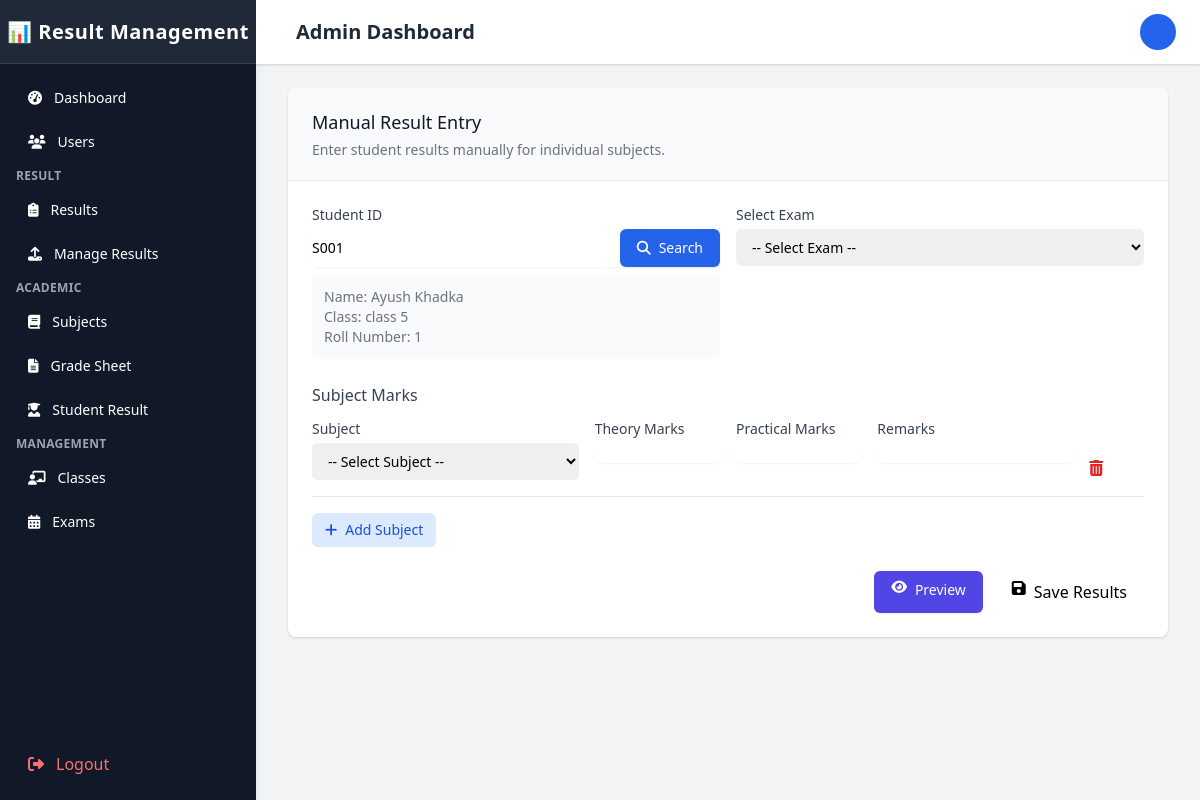
The page /Admin/manual_entry.php?student_id=S001 (signed in) on the database its author committed.
### tables this page shows
CREATE TABLE `students` (
  `student_id` varchar(20) NOT NULL,
  `user_id` int(11) NOT NULL,
  `roll_number` varchar(20) NOT NULL,
  `registration_number` varchar(30) NOT NULL,
  `class_id` int(11) DEFAULT NULL,
  `batch_year` year(4) NOT NULL,
  `date_of_birth` date DEFAULT NULL,
  `gender` enum('male','female','other') DEFAULT NULL,
  `address` text DEFAULT NULL,
  `phone` varchar(20) DEFAULT NULL,
  `parent_name` varchar(100) DEFAULT NULL,
  `parent_phone` varchar(20) DEFAULT NULL,
  `parent_email` varchar(100) DEFAULT NULL,
  `is_active` tinyint(1) NOT NULL DEFAULT 1,
  `created_at` timestamp NOT NULL DEFAULT current_timestamp(),
  `updated_at` timestamp NOT NULL DEFAULT current_timestamp() ON UPDATE current_timestamp(),
  `section_id` int(11) DEFAULT NULL
);

CREATE TABLE `users` (
  `user_id` int(11) NOT NULL,
  `username` varchar(50) NOT NULL,
  `password` varchar(255) NOT NULL,
  `full_name` varchar(100) NOT NULL,
  `email` varchar(100) NOT NULL,
  `gender` enum('male','female','other') DEFAULT NULL,
  `role` enum('admin','teacher','student') NOT NULL,
  `status` enum('active','inactive','pending','locked') DEFAULT 'active',
  `profile_image` varchar(255) DEFAULT NULL,
  `last_login` datetime DEFAULT NULL,
  `failed_login_attempts` int(11) NOT NULL DEFAULT 0,
  `last_failed_login` datetime DEFAULT NULL,
  `password_reset_token` varchar(100) DEFAULT NULL,
  `password_reset_expires` datetime DEFAULT NULL,
  `email_verified` tinyint(1) NOT NULL DEFAULT 0,
  `email_verification_token` varchar(100) DEFAULT NULL,
  `created_at` timestamp NOT NULL DEFAULT current_timestamp(),
  `updated_at` timestamp NOT NULL DEFAULT current_timestamp() ON UPDATE current_timestamp(),
  `phone` varchar(20) DEFAULT NULL,
  `address` varchar(255) DEFAULT NULL
);

CREATE TABLE `classes` (
  `class_id` int(11) NOT NULL,
  `class_name` varchar(100) NOT NULL,
  `class_numeric` int(11) NOT NULL DEFAULT 0,
  `class_teacher_id` int(11) DEFAULT NULL,
  `section` varchar(10) DEFAULT NULL,
  `academic_year` varchar(20) NOT NULL,
  `description` text DEFAULT NULL,
  `is_active` tinyint(1) NOT NULL DEFAULT 1,
  `created_at` timestamp NOT NULL DEFAULT current_timestamp(),
  `updated_at` timestamp NOT NULL DEFAULT current_timestamp() ON UPDATE current_timestamp()
);

### Admin/manual_entry.php (the view, shortened to what this page needs)
<?php
require_once '../includes/db_connetc.php';
$student_data = null;
if (isset($_GET['student_id']) && !empty($_GET['student_id'])) {
    $student_id = $_GET['student_id'];
    $stmt = $conn->prepare("
        SELECT s.*, u.full_name, c.class_name, c.section
        FROM students s
        JOIN users u ON s.user_id = u.user_id
        JOIN classes c ON s.class_id = c.class_id
        WHERE s.student_id = ?
    ");
    $stmt->bind_param("s", $student_id);
    $stmt->execute();
    $student_data = $stmt->get_result()->fetch_assoc();
}
?>
<!DOCTYPE html>
<html lang="en">
<head>
    <link href="https://cdn.tailwindcss.com" rel="stylesheet">
    <link rel="stylesheet" href="https://cdnjs.cloudflare.com/ajax/libs/font-awesome/6.4.0/css/all.min.css">
</head>
<body class="bg-gray-100">
    <div class="flex h-screen overflow-hidden">
        <?php include 'sidebar.php'; ?>
        <div class="flex flex-col flex-1 w-0 overflow-hidden">
            <?php include 'topBar.php'; ?>
            <main class="flex-1 relative overflow-y-auto focus:outline-none">
                <div class="py-6">
                    <div class="max-w-7xl mx-auto px-4 sm:px-6 md:px-8">
                        <div class="bg-white shadow rounded-lg overflow-hidden">
                            <div class="px-4 py-5 sm:px-6 bg-gray-50 border-b border-gray-200">
                                <h3 class="text-lg font-medium text-gray-900">Manual Result Entry</h3>
                                <p class="mt-1 text-sm text-gray-500">Enter student results manually for individual subjects.</p>
                            </div>
                            <div class="px-4 py-5 sm:p-6">
                                <form action="process_manual_entry.php" method="POST" id="resultForm">
                                    <div class="grid grid-cols-1 gap-y-6 gap-x-4 sm:grid-cols-6">
                                        <div class="sm:col-span-3">
                                            <label for="student_id" class="block text-sm font-medium text-gray-700">Student ID</label>
                                            <div class="mt-1 flex rounded-md shadow-sm">
                                                <input type="text" name="student_id" id="student_id" value="<?php echo isset($_GET['student_id']) ? $_GET['student_id'] : ''; ?>" class="flex-1 focus:ring-blue-500 focus:border-blue-500 block w-full min-w-0 rounded-md sm:text-sm border-gray-300" placeholder="Enter Student ID (e.g., S001)" required>
                                                <button type="button" id="searchStudent" class="ml-3 inline-flex items-center px-4 py-2 border border-transparent text-sm font-medium rounded-md shadow-sm text-white bg-blue-600 hover:bg-blue-700 focus:outline-none focus:ring-2 focus:ring-offset-2 focus:ring-blue-500">
                                                    <i class="fas fa-search mr-2"></i> Search
                                                </button>
                                            </div>
                                            <div id="studentInfo" class="mt-2 text-sm text-gray-500 <?php echo $student_data ? '' : 'hidden'; ?>">
                                                <div class="p-3 bg-gray-50 rounded-md">
                                                    <p><span class="font-medium">Name:</span> <span id="studentName"><?php echo $student_data ? $student_data['full_name'] : '-'; ?></span></p>
                                                    <p><span class="font-medium">Class:</span> <span id="studentClass"><?php echo $student_data ? $student_data['class_name'] . ' ' . $student_data['section'] : '-'; ?></span></p>
                                                    <p><span class="font-medium">Roll Number:</span> <span id="studentRoll"><?php echo $student_data ? $student_data['roll_number'] : '-'; ?></span></p>
                                                </div>
                                            </div>
                                        </div>
                                        <div class="sm:col-span-3">
                                            <label for="exam_id" class="block text-sm font-medium text-gray-700">Select Exam</label>
                                            <select id="exam_id" name="exam_id" required class="mt-1 block w-full pl-3 pr-10 py-2 text-base border-gray-300 focus:outline-none focus:ring-blue-500 focus:border-blue-500 sm:text-sm rounded-md">
                                                <option value="">-- Select Exam --</option>
                                            </select>
                                        </div>
                                    </div>
                                    <div class="mt-6">
                                        <h4 class="text-md font-medium text-gray-700 mb-3">Subject Marks</h4>
                                        <div id="subjectsContainer">
                                            <div class="subject-row grid grid-cols-1 gap-y-6 gap-x-4 sm:grid-cols-12 mb-4 pb-4 border-b border-gray-200">
                                                <div class="sm:col-span-4">
                                                    <label class="block text-sm font-medium text-gray-700">Subject</label>
                                                    <select name="subject_id[]" class="mt-1 block w-full pl-3 pr-10 py-2 text-base border-gray-300 focus:outline-none focus:ring-blue-500 focus:border-blue-500 sm:text-sm rounded-md">
                                                        <option value="">-- Select Subject --</option>
                                                    </select>
                                                </div>
                                                <div class="sm:col-span-2">
                                                    <label class="block text-sm font-medium text-gray-700">Theory Marks</label>
                                                    <input type="number" name="theory_marks[]" min="0" max="100" class="mt-1 focus:ring-blue-500 focus:border-blue-500 block w-full shadow-sm sm:text-sm border-gray-300 rounded-md">
                                                </div>
                                                <div class="sm:col-span-2">
                                                    <label class="block text-sm font-medium text-gray-700">Practical Marks</label>
                                                    <input type="number" name="practical_marks[]" min="0" max="100" class="mt-1 focus:ring-blue-500 focus:border-blue-500 block w-full shadow-sm sm:text-sm border-gray-300 rounded-md">
                                                </div>
                                                <div class="sm:col-span-3">
                                                    <label class="block text-sm font-medium text-gray-700">Remarks</label>
                                                    <input type="text" name="remarks[]" class="mt-1 focus:ring-blue-500 focus:border-blue-500 block w-full shadow-sm sm:text-sm border-gray-300 rounded-md">
                                                </div>
                                                <div class="sm:col-span-1 flex items-end">
                                                    <button type="button" class="remove-subject mt-1 text-red-600 hover:text-red-800">
                                                        <i class="fas fa-trash-alt"></i>
                                                    </button>
                                                </div>
                                            </div>
                                        </div>
                                        <div class="mt-2">
                                            <button type="button" id="addSubject" class="inline-flex items-center px-3 py-2 border border-transparent text-sm leading-4 font-medium rounded-md text-blue-700 bg-blue-100 hover:bg-blue-200 focus:outline-none focus:ring-2 focus:ring-offset-2 focus:ring-blue-500">
                                                <i class="fas fa-plus mr-2"></i> Add Subject
                                            </button>
                                        </div>
                                    </div>
                                    <div class="mt-6 flex justify-end space-x-3">
                                        <button type="button" id="previewButton" class="inline-flex justify-center py-2 px-4 border border-transparent shadow-sm text-sm font-medium rounded-md text-white bg-indigo-600 hover:bg-indigo-700 focus:outline-none focus:ring-2 focus:ring-offset-2 focus:ring-indigo-500">
                                            <i class="fas fa-eye mr-2"></i> Preview
                                        </button>
                                        <button type="submit" name="save_result" class="inline-flex justify-center py-2 px-4 border border-transparent  name="save_result" class="inline-flex justify-center py-2 px-4 border border-transparent shadow-sm text-sm font-medium rounded-md text-white bg-blue-600 hover:bg-blue-700 focus:outline-none focus:ring-2 focus:ring-offset-2 focus:ring-blue-500">
                                            <i class="fas fa-save mr-2"></i> Save Results
                                        </button>
                                    </div>
                                </form>
                            </div>
                        </div>
                    </div>
                </div>
            </main>
        </div>
    </div>
</body>
</html>

### rows shown on the page
students: user.full_name "Ayush Khadka", class.class_name "class 5", roll_number "1"
